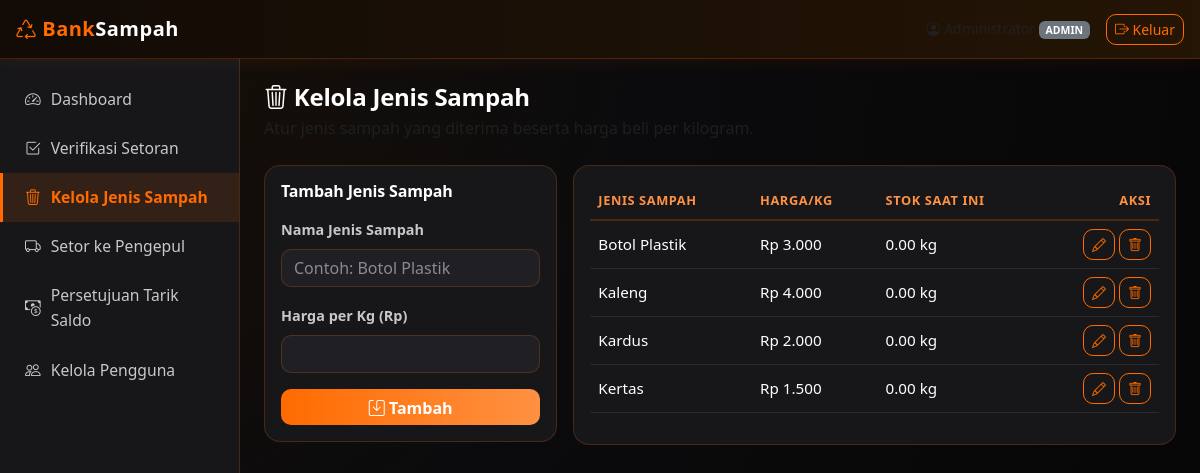
Screenshot of /admin/kelola_sampah.php (signed in) with the database file from the repository.
### tables this page shows
CREATE TABLE `sampah` (
  `id_sampah` int(11) NOT NULL AUTO_INCREMENT,
  `jenis_sampah` varchar(50) NOT NULL,
  `harga_per_kg` decimal(10,2) NOT NULL,
  `stok_kg` decimal(10,2) DEFAULT 0.00,
  PRIMARY KEY (`id_sampah`)
);

### includes/auth.php (called while the page is built, shortened)
<?php
function rupiah($angka): string
{
    return 'Rp ' . number_format((float) $angka, 0, ',', '.');
}

### admin/kelola_sampah.php (the view, shortened to what this page needs)
<?php
require_once __DIR__ . '/../includes/auth.php';
require_once __DIR__ . '/../config/database.php';
$edit_data = null;
$daftar = $pdo->query("SELECT * FROM sampah ORDER BY jenis_sampah")->fetchAll();
include __DIR__ . '/../includes/header.php';
include __DIR__ . '/../includes/sidebar.php';
?>
<h4 class="mb-1"><i class="bi bi-trash3"></i> Kelola Jenis Sampah</h4>
<p class="text-muted mb-4">Atur jenis sampah yang diterima beserta harga beli per kilogram.</p>
<div class="row g-3">
    <div class="col-lg-4">
        <div class="card p-3">
            <h6 class="mb-3"><?= $edit_data ? 'Edit Jenis Sampah' : 'Tambah Jenis Sampah' ?></h6>
            <form method="POST">
                <div class="mb-3">
                    <label class="form-label">Nama Jenis Sampah</label>
                    <input type="text" name="jenis_sampah" class="form-control" required
                           value="<?= htmlspecialchars($edit_data['jenis_sampah'] ?? '') ?>" placeholder="Contoh: Botol Plastik">
                </div>
                <div class="mb-3">
                    <label class="form-label">Harga per Kg (Rp)</label>
                    <input type="number" step="0.01" min="0" name="harga_per_kg" class="form-control" required
                           value="<?= htmlspecialchars($edit_data['harga_per_kg'] ?? '') ?>">
                </div>
                <button type="submit" class="btn btn-orange w-100">
                    <i class="bi bi-save"></i> <?= $edit_data ? 'Simpan Perubahan' : 'Tambah' ?>
                </button>
            </form>
        </div>
    </div>
    <div class="col-lg-8">
        <div class="card p-3">
            <div class="table-responsive">
                <table class="table align-middle">
                    <thead>
                        <tr><th>Jenis Sampah</th><th>Harga/kg</th><th>Stok Saat Ini</th><th class="text-end">Aksi</th></tr>
                    </thead>
                    <tbody>
                        <?php foreach ($daftar as $s): ?>
                        <tr>
                            <td><?= htmlspecialchars($s['jenis_sampah']) ?></td>
                            <td><?= rupiah($s['harga_per_kg']) ?></td>
                            <td><?= number_format($s['stok_kg'], 2) ?> kg</td>
                            <td class="text-end">
                                <a href="?edit=<?= $s['id_sampah'] ?>" class="btn btn-sm btn-outline-orange"><i class="bi bi-pencil"></i></a>
                                <form method="POST" class="d-inline" onsubmit="return confirm('Hapus jenis sampah ini?')">
                                    <button class="btn btn-sm btn-outline-orange"><i class="bi bi-trash"></i></button>
                                </form>
                            </td>
                        </tr>
                        <?php endforeach; ?>
                    </tbody>
                </table>
            </div>
        </div>
    </div>
</div>
<?php include __DIR__ . '/../includes/footer.php'; ?>

### assets/css/style.css (style rules this page uses)
:root { --orange: #ff6b00; --orange-light: #ff9142; --orange-glow: rgba(255, 107, 0, 0.35); --bg-dark: #0b0b0d; --surface: #17171a; --surface-2: #202024; --text-main: #ffffff; --text-muted: #c7c7cc; --border-soft: rgba(255, 107, 0, 0.22); }
* { box-sizing: border-box; }
body { background: radial-gradient(circle at top left, #1a1006 0%, #0b0b0d 45%, #050505 100%); color: var(--text-main); font-family: 'Plus Jakarta Sans', 'Segoe UI', system-ui, sans-serif; font-size: 16px; font-weight: 400; line-height: 1.6; min-height: 100vh; -webkit-font-smoothing: antialiased; -moz-osx-font-smoothing: grayscale; }
h1, h2, h3, h4, h5, h6 { font-weight: 700; letter-spacing: -0.01em; }
.card { background: var(--surface); border: 1px solid var(--border-soft); border-radius: 16px; color: var(--text-main); transition: transform 0.25s ease, box-shadow 0.25s ease; }
.btn-orange { background: linear-gradient(90deg, #ff6b00, #ff9142); border: none; color: #fff; font-weight: 600; border-radius: 10px; transition: filter 0.2s ease, transform 0.15s ease; }
.btn-outline-orange { border: 1px solid var(--orange); color: var(--orange); background: transparent; border-radius: 10px; }
.form-control, .form-select { background: var(--surface-2); border: 1px solid var(--border-soft); color: var(--text-main); border-radius: 10px; }
.form-control::placeholder { color: #8a8a90; }
label { color: var(--text-muted); font-size: 0.9rem; font-weight: 600; }
.table { color: var(--text-main); --bs-table-bg: transparent; font-size: 0.95rem; }
.table thead th { color: var(--orange-light); border-bottom: 2px solid var(--border-soft); font-size: 0.8rem; font-weight: 700; text-transform: uppercase; letter-spacing: 0.6px; }
.table td, .table th { border-color: rgba(255,255,255,0.08); vertical-align: middle; }
.table td { font-weight: 500; color: var(--text-main); }
.flex-grow-1.p-4 > * { animation: fadeInUp 0.35s ease both; }

### rows the page displays
sampah: jenis_sampah "Botol Plastik", harga_per_kg "Rp 3.000", stok_kg "0.00"
sampah: jenis_sampah "Kaleng", harga_per_kg "Rp 4.000", stok_kg "0.00"
sampah: jenis_sampah "Kardus", harga_per_kg "Rp 2.000", stok_kg "0.00"
sampah: jenis_sampah "Kertas", harga_per_kg "Rp 1.500", stok_kg "0.00"

### other values shown
$u['role'] "ADMIN"
$label "Dashboard Verifikasi Setoran Kelola Jenis Sampah Setor ke Pengepul Persetujuan Tarik Saldo Kelola Pengguna"
